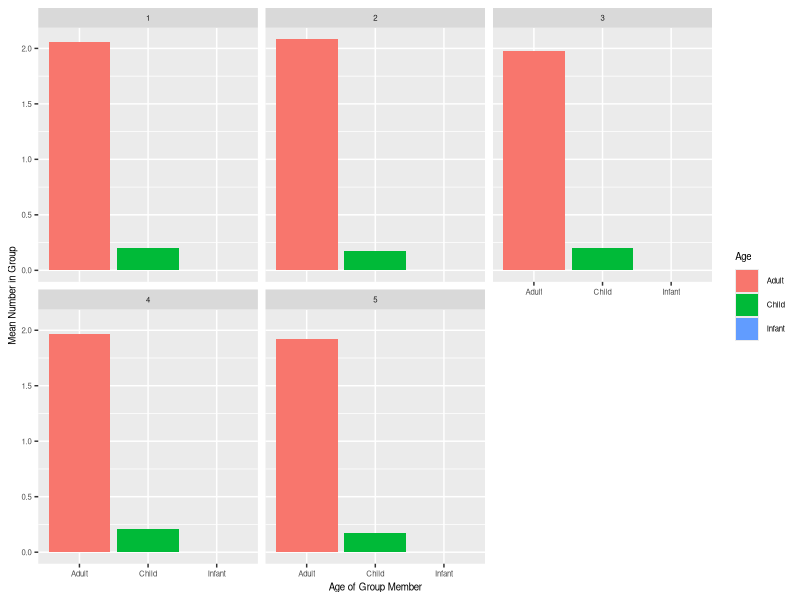
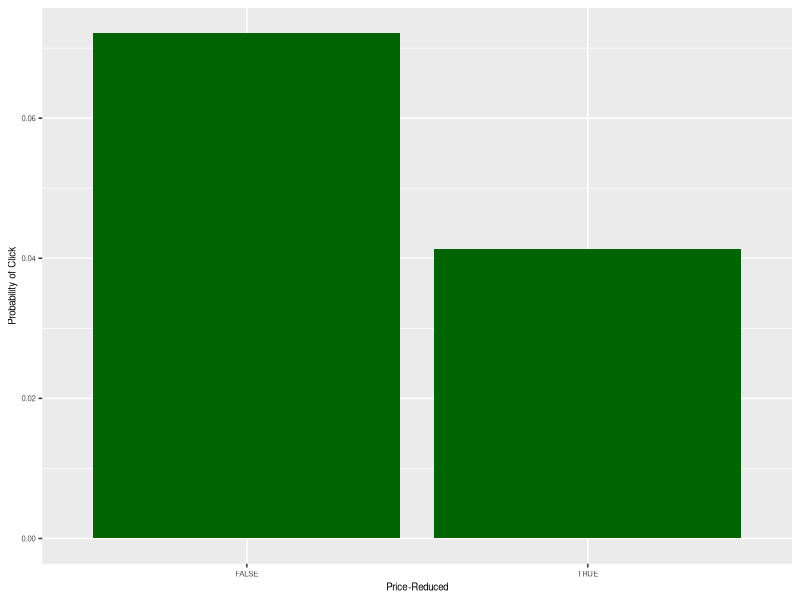
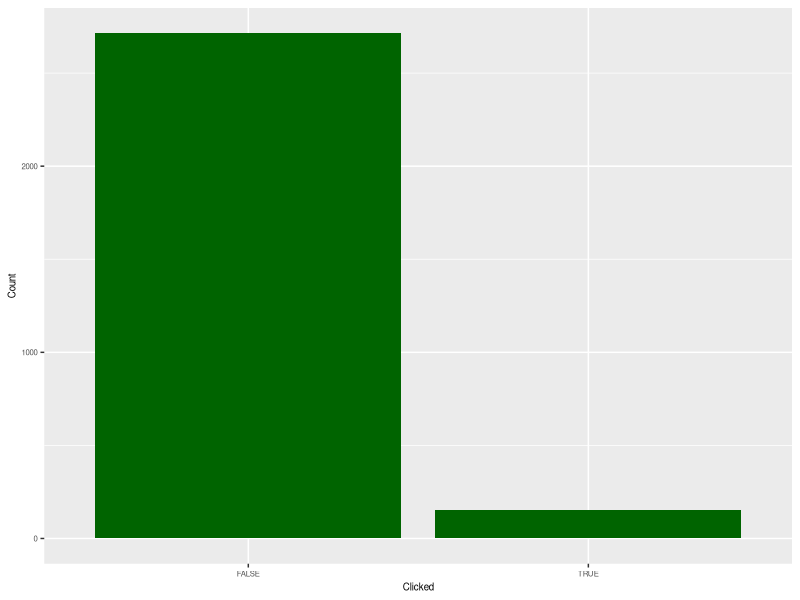

These charts were generated, in order, by the following R code:
## ---- chunk 1
library(tidyverse)
library(rpart)
library(partykit)

# set seed
set.seed(314159265)

# load data
expedia_data <- read_csv("ExpediaSearchData.csv")
## ---- chunk 2
# extract first recommendation from each row
first_rec <- expedia_data %>% 
  select(infant_count, child_count, adult_count, price_bucket1, num_clicks1,
         is_drr1) %>% rename(price_bucket = price_bucket1,
                             num_clicks = num_clicks1, is_drr = is_drr1)

# extract second recommendation from each row
second_rec <- expedia_data %>% 
  select(infant_count, child_count, adult_count, price_bucket2, num_clicks2,
         is_drr2) %>% rename(price_bucket = price_bucket2,
                             num_clicks = num_clicks2, is_drr = is_drr2)

# extract third recommendation from each row
third_rec <- expedia_data %>% 
  select(infant_count, child_count, adult_count, price_bucket3, num_clicks3,
         is_drr3) %>% rename(price_bucket = price_bucket3,
                             num_clicks = num_clicks3, is_drr = is_drr3)

# combine first, second, and third recommendations into single dataframe
recommendations <- rbind(first_rec, second_rec, third_rec)
## ---- chunk 3
recommendations <- recommendations %>% mutate(is_click =
  case_when(num_clicks > 0 ~ TRUE, TRUE ~ FALSE))
## ---- chunk 4
recommendations <- recommendations %>% filter(!is.na(num_clicks) & 
  !is.na(is_click) & !is.na(infant_count) & !is.na(child_count) &
  !is.na(adult_count) & !is.na(is_drr) & !is.na(price_bucket))
## ---- chunk 5
# determine how many searches resulted in click
searches <- nrow(expedia_data)
clicks <- expedia_data %>% filter(num_clicks1 > 0 | num_clicks2 > 0
                                  | num_clicks3 > 0) %>% nrow()

# determine how many price reduced searches resulted in click
pr_searches <- recommendations %>% filter(is_drr == 1)
pr_searches_total <- pr_searches %>% nrow()
pr_searches_click <- pr_searches %>% filter(is_click) %>% nrow()

# determine how many non-price-reduced searches resulted in click
npr_searches <- recommendations %>% filter(is_drr == 0)
npr_searches_total <- npr_searches %>% nrow()
npr_searches_click <- npr_searches %>% filter(is_click) %>% nrow()
## ---- chunk 6
# filter for recommendations that were clicked
rec_counts <- recommendations %>% filter(is_click)

# split into testing and training
size <- nrow(rec_counts) # number of rows total
proportion <- 0.75 # proportion of rows to use for training
training_size <- round(proportion * size) # number of rows for training
training_indices <- sample(1:size, size = training_size) # indices for training
rec_counts <- rec_counts %>% rowid_to_column() # add row id

# get training and testing datasets
counts_train <- rec_counts %>% filter(rowid %in% training_indices)
counts_test <- rec_counts %>% filter(!rowid %in% training_indices)

# build fitted tree
counts_tree <- rpart(
  price_bucket ~ infant_count + child_count + adult_count, 
  data = counts_train, method = "class", control = rpart.control(
    cp = 0.01, minsplit = 3
  )) # default trees don't even have terminal for each price_bucket

# test tree
counts_pred <- predict(counts_tree, counts_test, type = "class")

# bundle into dataframe
accuracy_tibble <- tibble(prediction = counts_pred, 
                          actual = counts_test$price_bucket)

# calculate accuracy
accuracy <- accuracy_tibble %>%
  summarize(accuracy = mean(prediction == actual)) %>%
  as.numeric()
## ---- chunk 7
# calculate difference in likelihood of click for reduced and non-reduced
sample_drr_diff <- recommendations %>% group_by(is_drr) %>%
  summarize(probability = mean(is_click), .groups = "drop") %>%
  summarize(difference = diff(probability)) %>%
  as.numeric()

# simulate for hypothesis test
repetitions <- 10000
simulated_values <- rep(NA, repetitions)

for (i in 1:repetitions) {
  sim_data <- recommendations %>% mutate(is_drr = sample(is_drr))
  
  sim_parameter <- sim_data %>% group_by(is_drr) %>%
    summarize(probability = mean(is_click), .groups = "drop") %>%
    summarize(difference = diff(probability)) %>%
    as.numeric()
  
  simulated_values[i] <- sim_parameter
}

# calculate p value with simulated values
drr_simulation <- tibble(difference = simulated_values)
more_extreme_drr_diff <- drr_simulation %>% 
  filter(abs(difference) >= abs(sample_drr_diff)) %>% nrow()

drr_p_value <- more_extreme_drr_diff / repetitions
## ---- chunk 8
# take bootstrap samples
repetitions <- 10000
bootstrap_samples <- rep(NA, repetitions)
for (i in 1:repetitions) {
  sample <- recommendations %>% sample_n(nrow(recommendations), replace = TRUE)
  bootstrap_samples[i] <- sample %>% summarize(mean(is_click)) %>% as.numeric()
}

# create tibble
bootstrap_distribution <- tibble(proportion = bootstrap_samples)

# prepare to take confidence interval
confidence <- 0.95
first_quantile <- (1 - confidence) / 2
last_quantile <- 1 - first_quantile
lower_bound = quantile(bootstrap_distribution$proportion, first_quantile)
upper_bound = quantile(bootstrap_distribution$proportion, last_quantile)
## ---- chunk 9
# format accuracy for use below
accuracy_formatted <- round(accuracy * 10000) / 100
## ---- chunk 10
# manipulate data to prepare for bar plot
adults <- recommendations %>% select(adult_count, price_bucket) %>%
  mutate(Age = "Adult") %>% rename(count = adult_count)

children <- recommendations %>% select(child_count, price_bucket) %>%
  mutate(Age = "Child") %>% rename(count = child_count)

infants <- recommendations %>% select(infant_count, price_bucket) %>%
  mutate(Age = "Infant") %>% rename(count = infant_count)

plot_data <- rbind(adults, children, infants) %>% 
  group_by(price_bucket, Age) %>%
  summarize(mean = mean(count))

# show bar plot
plot_data %>% ggplot(aes(x = Age, y = mean, fill = Age)) +
  geom_bar(stat = "identity") + facet_wrap(~price_bucket) + 
  labs(x = "Age of Group Member", 
       y = "Mean Number in Group") +
  theme(text = element_text(size = 7))
## ---- chunk 11
drr_p_value_formatted <- round(drr_p_value * 10000) / 100
## ---- chunk 12
# show bar plot of how common each is in sample
recommendations %>% mutate(reduced = is_drr == 1) %>% group_by(reduced) %>%
  summarize(probability = mean(is_click)) %>%
  ggplot(aes(x = reduced, y = probability)) + geom_bar(stat = "identity",
                                                      fill = "darkgreen") +
  labs(x = "Price-Reduced", y = "Probability of Click") +
  theme(text = element_text(size = 7))
## ---- chunk 13
# get number clicked and not clicked
clicked <- recommendations %>% filter(is_click) %>% nrow()
clicked_frac <- clicked / nrow(recommendations)
clicked_formatted <- round(clicked_frac * 10000) / 100


# plot probability in sample
recommendations %>% ggplot(aes(x = is_click)) + geom_bar(fill = "darkgreen") +
  labs(x = "Clicked", y = "Count") + theme(text = element_text(size = 7))
